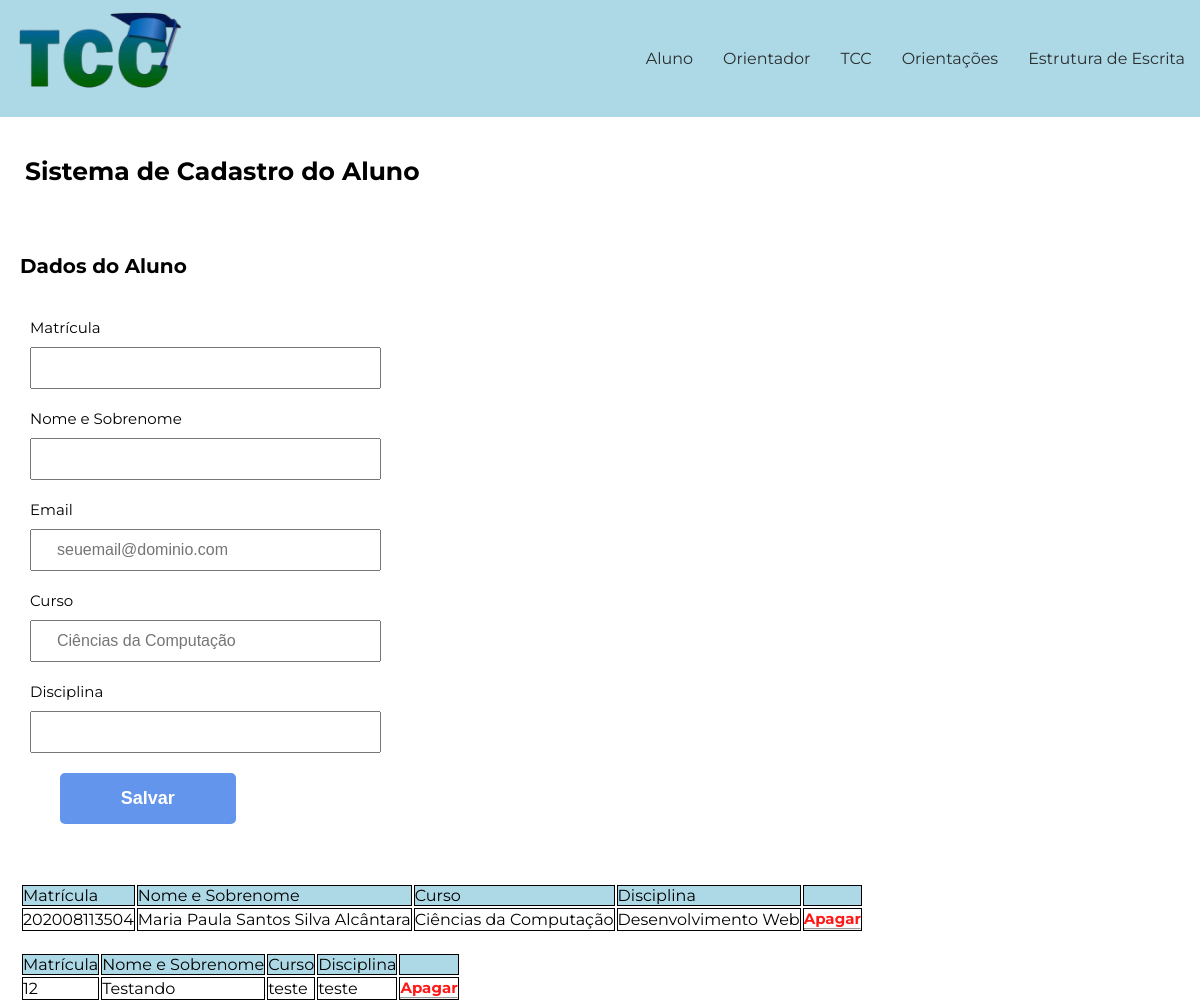
Screenshot of /cadastro_aluno/index.php with the database file from the repository.
### tables this page shows
CREATE TABLE `tbcadastroaluno` (
  `id` int(11) NOT NULL,
  `matricula` varchar(255) NOT NULL,
  `nome` varchar(255) NOT NULL,
  `email` varchar(225) NOT NULL,
  `curso` varchar(255) NOT NULL,
  `disciplina` varchar(255) NOT NULL
);

### cadastro_aluno/index.php (the view, shortened to what this page needs)
 <?php
require_once '../conexao.php';
?>
<!DOCTYPE html>
<html lang="pt-br">
	<head>
        <link rel="stylesheet" href="css/styleCadastroaluno.css">
        <link rel="stylesheet" href="../sistema_Login/css/estilohome.css">
    </head>
<body>
<header>
        <a><img src="../imagem/tcc_img.png" alt="Logo Tcc"></a>
        <nav>
	  <ul>
		<li><a href="../cadastro_aluno/index.php">Aluno</a></li>
		<li><a href="../cadastro_prof/index.php">Orientador</a></li>
		<li><a href="../sistema_Login/home.php">TCC</a></li>
        <li><a href="../orientacoes/index.php">Orientações</a></li>
        <li><a href="../estrutura_escrita/index.php">Estrutura de Escrita</a></li>
	  </ul>
        </nav>
</header>
<br>
<section>
<h1 class="titulo"> Sistema de Cadastro do Aluno </h1>
<br>
<br>
<h2 class="subTitulo">Dados do Aluno </h2>
</section>
<main>
    <form method="POST" action="index.php">
        <label class= "matricula" for="matricula">Matrícula</label>
	    <input type="matricula" name="matricula" id="matricula" class="input-padrao" value="<?php if(isset($_SESSION['matricula'])) { echo $_SESSION['matricula']; } ?>" required>
        <label for="nome"> Nome e Sobrenome </label>
        <input type="text" name="nome" id="nome" class="input-padrao" value="<?php if(isset($_SESSION['nome'])) { echo $_SESSION['nome']; } ?>" required>
        <label for="email">Email</label>
		<input type="email" name="email" id="email" class="input-padrao" value="<?php if(isset($_SESSION['email'])) { echo $_SESSION['email']; } ?>" required placeholder="seuemail@dominio.com">
        <label for="curso">Curso</label>
	    <input type="curso" name="curso" id="curso" class="input-padrao" value="<?php if(isset($_SESSION['curso'])) { echo $_SESSION['curso']; } ?>" required placeholder="Ciências da Computação">
        <label for="disciplica">Disciplina</label>
        <input type="disciplina" name="disciplina" id="disciplina" class="input-padrao" value="<?php if(isset($_SESSION['disciplina'])) { echo $_SESSION['disciplina']; } ?>" required>
        <input type="submit" name="salvar" value="Salvar" class="salvar">
    </form>
</main>
<?php
$sql = "SELECT * FROM tbcadastroaluno";
$resultados = mysqli_query($conexao, $sql);
while($resultado = mysqli_fetch_array($resultados)): ?>
<div class="postagem">
    <table>
        <thead>
<tr class="cabecalhotabela">
    <td>Matrícula</td>
    <td>Nome e Sobrenome</td>
    <td>Curso</td>
    <td>Disciplina</td>
    <td></td>
</tr>
</thead>
<tbody>
<tr>
    <td><?= $resultado['matricula'] ?></td>
    <td><?= $resultado['nome'] ?></td>
    <td><?= $resultado['curso'] ?></td>
    <td><?= $resultado['disciplina'] ?></td><br>
    <td> <?php echo "<div class='botaoapagar'><a href='apagar_aluno.php?id=" . $resultado['id'] . "'>Apagar</a><br><hr></div>";  ?></td>
    </tr>
</tbody>
</table>
</div>
<?php endwhile; ?>
</body>
</html>

### cadastro_aluno/css/styleCadastroaluno.css (style rules this page uses)
.titulo { font-size: 25px; margin-top: 20px; margin-left: 20px; }
.subTitulo { font-size: 20px; margin-left: 20px; margin-top: 30px; }
form { margin: 40px 0; margin-left: 30px; }
form label, form legend { display:block; font-size: 15px; margin: 0 0 10px; }
.input-padrao { display: block; margin: 0 0 20px; padding: 10px 25px; width: 30%; }
.salvar { width:15%; padding: 15px 0; background:#6495ED; color: white; font-weight: bold; font-size: 18px; border: none; border-radius: 5px; transition: 0.7s all; cursor: pointer; margin-left: 30px; }
table td { border-collapse: collapse; border: 1px solid black; }
table { margin-left: 20px; }
.cabecalhotabela { background-color:#ADD8E6; }
.botaoapagar a { font-weight: bold; color: red; font-size: 15px; }

### sistema_Login/css/estilohome.css (style rules this page uses)
* { margin: 0; padding: 0; font-size: 100%; box-sizing: border-box; }
body { font-family: 'Montserrat', sans-serif; }
nav, ul { list-style: none; }
a { text-decoration: none; cursor: pointer; opacity: 0.9; }
header { background-color:#ADD8E6; width: 100%; top: 0; left: 0; display: flex; justify-content: space-between; align-items: center; }
header a img { width: 200px; }
header nav ul { display: flex; }
header li a { color:#1C1C1C; }
header li { margin: 0 15px; }
header li:first-child { margin-left: 0; }
.titulo { font-size: 25px; margin-left: 25px; }

### rows the page displays
tbcadastroaluno: matricula "202008113504", nome "Maria Paula Santos Silva Alcântara", curso "Ciências da Computação", disciplina "Desenvolvimento Web"
tbcadastroaluno: matricula "12", nome "Testando", curso "teste", disciplina "teste"
